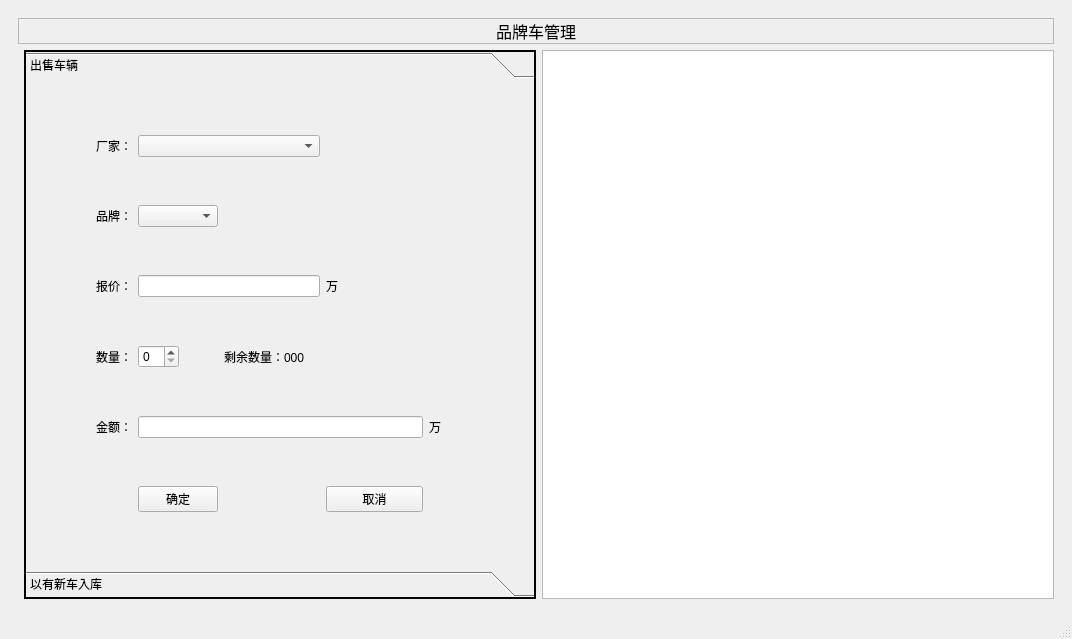
<?xml version="1.0" encoding="UTF-8"?>
<ui version="4.0">
 <class>MainWindow</class>
 <widget class="QMainWindow" name="MainWindow">
  <property name="geometry">
   <rect>
    <x>0</x>
    <y>0</y>
    <width>1072</width>
    <height>639</height>
   </rect>
  </property>
  <property name="windowTitle">
   <string>MainWindow</string>
  </property>
  <widget class="QWidget" name="centralwidget">
   <layout class="QGridLayout" name="gridLayout">
    <item row="0" column="1">
     <widget class="QStackedWidget" name="stackedWidget">
      <property name="currentIndex">
       <number>0</number>
      </property>
      <widget class="QWidget" name="carpage">
       <layout class="QGridLayout" name="gridLayout_2">
        <item row="0" column="0" colspan="3">
         <widget class="QLabel" name="label">
          <property name="font">
           <font>
            <pointsize>12</pointsize>
           </font>
          </property>
          <property name="frameShape">
           <enum>QFrame::StyledPanel</enum>
          </property>
          <property name="frameShadow">
           <enum>QFrame::Raised</enum>
          </property>
          <property name="text">
           <string>品牌车管理</string>
          </property>
          <property name="alignment">
           <set>Qt::AlignCenter</set>
          </property>
         </widget>
        </item>
        <item row="1" column="2">
         <widget class="QListWidget" name="listWidget">
          <property name="sizePolicy">
           <sizepolicy hsizetype="Expanding" vsizetype="Expanding">
            <horstretch>1</horstretch>
            <verstretch>0</verstretch>
           </sizepolicy>
          </property>
         </widget>
        </item>
        <item row="1" column="1">
         <widget class="QToolBox" name="toolBox">
          <property name="sizePolicy">
           <sizepolicy hsizetype="Preferred" vsizetype="Preferred">
            <horstretch>1</horstretch>
            <verstretch>0</verstretch>
           </sizepolicy>
          </property>
          <property name="frameShape">
           <enum>QFrame::WinPanel</enum>
          </property>
          <property name="currentIndex">
           <number>0</number>
          </property>
          <widget class="QWidget" name="carpage">
           <property name="geometry">
            <rect>
             <x>0</x>
             <y>0</y>
             <width>508</width>
             <height>443</height>
            </rect>
           </property>
           <attribute name="label">
            <string>出售车辆</string>
           </attribute>
           <layout class="QGridLayout" name="gridLayout_3">
            <item row="2" column="0">
             <widget class="QLabel" name="label_4">
              <property name="text">
               <string>报价：</string>
              </property>
              <property name="alignment">
               <set>Qt::AlignRight|Qt::AlignTrailing|Qt::AlignVCenter</set>
              </property>
             </widget>
            </item>
            <item row="4" column="1" colspan="3">
             <widget class="QLineEdit" name="sellSumlineEdit"/>
            </item>
            <item row="5" column="1">
             <widget class="QPushButton" name="sellOkBtn">
              <property name="text">
               <string>确定</string>
              </property>
             </widget>
            </item>
            <item row="1" column="1">
             <widget class="QComboBox" name="brandcomboBox">
              <property name="enabled">
               <bool>true</bool>
              </property>
              <property name="currentText">
               <string/>
              </property>
             </widget>
            </item>
            <item row="3" column="1">
             <widget class="QSpinBox" name="sellNumspinBox">
              <property name="sizePolicy">
               <sizepolicy hsizetype="Maximum" vsizetype="Fixed">
                <horstretch>0</horstretch>
                <verstretch>0</verstretch>
               </sizepolicy>
              </property>
             </widget>
            </item>
            <item row="4" column="4">
             <widget class="QLabel" name="label_9">
              <property name="text">
               <string>万</string>
              </property>
             </widget>
            </item>
            <item row="0" column="0">
             <widget class="QLabel" name="label_2">
              <property name="text">
               <string>厂家：</string>
              </property>
              <property name="alignment">
               <set>Qt::AlignRight|Qt::AlignTrailing|Qt::AlignVCenter</set>
              </property>
             </widget>
            </item>
            <item row="1" column="0">
             <widget class="QLabel" name="label_3">
              <property name="text">
               <string>品牌：</string>
              </property>
              <property name="alignment">
               <set>Qt::AlignRight|Qt::AlignTrailing|Qt::AlignVCenter</set>
              </property>
             </widget>
            </item>
            <item row="4" column="0">
             <widget class="QLabel" name="label_8">
              <property name="text">
               <string>金额：</string>
              </property>
              <property name="alignment">
               <set>Qt::AlignRight|Qt::AlignTrailing|Qt::AlignVCenter</set>
              </property>
             </widget>
            </item>
            <item row="3" column="0">
             <widget class="QLabel" name="label_6">
              <property name="text">
               <string>数量：</string>
              </property>
              <property name="alignment">
               <set>Qt::AlignRight|Qt::AlignTrailing|Qt::AlignVCenter</set>
              </property>
             </widget>
            </item>
            <item row="5" column="3">
             <widget class="QPushButton" name="sellCancelBtn">
              <property name="text">
               <string>取消</string>
              </property>
             </widget>
            </item>
            <item row="3" column="2">
             <widget class="QLabel" name="sellLastlabel">
              <property name="text">
               <string>剩余数量：000</string>
              </property>
             </widget>
            </item>
            <item row="2" column="1" colspan="2">
             <widget class="QLineEdit" name="sellPricelineEdit"/>
            </item>
            <item row="2" column="3">
             <widget class="QLabel" name="label_5">
              <property name="text">
               <string>万</string>
              </property>
             </widget>
            </item>
            <item row="0" column="1" colspan="2">
             <widget class="QComboBox" name="factoycomboBox"/>
            </item>
           </layout>
          </widget>
          <widget class="QWidget" name="page_4">
           <property name="geometry">
            <rect>
             <x>0</x>
             <y>0</y>
             <width>508</width>
             <height>443</height>
            </rect>
           </property>
           <attribute name="label">
            <string>以有新车入库</string>
           </attribute>
          </widget>
         </widget>
        </item>
       </layout>
      </widget>
      <widget class="QWidget" name="chartpage">
       <widget class="QPushButton" name="updateBtn">
        <property name="geometry">
         <rect>
          <x>320</x>
          <y>40</y>
          <width>89</width>
          <height>25</height>
         </rect>
        </property>
        <property name="text">
         <string>更新显示</string>
        </property>
       </widget>
       <widget class="QComboBox" name="chartpagecomboBox">
        <property name="geometry">
         <rect>
          <x>10</x>
          <y>40</y>
          <width>291</width>
          <height>25</height>
         </rect>
        </property>
       </widget>
       <widget class="QLabel" name="label_7">
        <property name="geometry">
         <rect>
          <x>310</x>
          <y>10</y>
          <width>101</width>
          <height>20</height>
         </rect>
        </property>
        <property name="text">
         <string>销售统计</string>
        </property>
        <property name="alignment">
         <set>Qt::AlignCenter</set>
        </property>
       </widget>
      </widget>
      <widget class="QWidget" name="passwordpage">
       <widget class="QLabel" name="label_10">
        <property name="geometry">
         <rect>
          <x>220</x>
          <y>120</y>
          <width>105</width>
          <height>23</height>
         </rect>
        </property>
        <property name="sizePolicy">
         <sizepolicy hsizetype="MinimumExpanding" vsizetype="Preferred">
          <horstretch>0</horstretch>
          <verstretch>0</verstretch>
         </sizepolicy>
        </property>
        <property name="text">
         <string>请输入原密码：</string>
        </property>
        <property name="alignment">
         <set>Qt::AlignCenter</set>
        </property>
       </widget>
       <widget class="QLineEdit" name="lineEdit">
        <property name="geometry">
         <rect>
          <x>340</x>
          <y>120</y>
          <width>142</width>
          <height>25</height>
         </rect>
        </property>
       </widget>
       <widget class="QLabel" name="errorlabel">
        <property name="geometry">
         <rect>
          <x>490</x>
          <y>120</y>
          <width>81</width>
          <height>21</height>
         </rect>
        </property>
        <property name="text">
         <string/>
        </property>
       </widget>
       <widget class="QLabel" name="label_12">
        <property name="geometry">
         <rect>
          <x>220</x>
          <y>190</y>
          <width>105</width>
          <height>23</height>
         </rect>
        </property>
        <property name="sizePolicy">
         <sizepolicy hsizetype="MinimumExpanding" vsizetype="Preferred">
          <horstretch>0</horstretch>
          <verstretch>0</verstretch>
         </sizepolicy>
        </property>
        <property name="text">
         <string>请输入新密码：</string>
        </property>
        <property name="alignment">
         <set>Qt::AlignCenter</set>
        </property>
       </widget>
       <widget class="QLineEdit" name="lineEdit_2">
        <property name="enabled">
         <bool>false</bool>
        </property>
        <property name="geometry">
         <rect>
          <x>340</x>
          <y>190</y>
          <width>142</width>
          <height>25</height>
         </rect>
        </property>
       </widget>
       <widget class="QPushButton" name="pushButton">
        <property name="geometry">
         <rect>
          <x>220</x>
          <y>280</y>
          <width>80</width>
          <height>31</height>
         </rect>
        </property>
        <property name="text">
         <string>确定</string>
        </property>
       </widget>
       <widget class="QPushButton" name="pushButton_2">
        <property name="geometry">
         <rect>
          <x>400</x>
          <y>280</y>
          <width>80</width>
          <height>31</height>
         </rect>
        </property>
        <property name="text">
         <string>退出</string>
        </property>
       </widget>
      </widget>
     </widget>
    </item>
   </layout>
  </widget>
  <widget class="QMenuBar" name="menubar">
   <property name="geometry">
    <rect>
     <x>0</x>
     <y>0</y>
     <width>1072</width>
     <height>28</height>
    </rect>
   </property>
  </widget>
  <widget class="QStatusBar" name="statusbar"/>
 </widget>
 <resources/>
 <connections/>
</ui>
